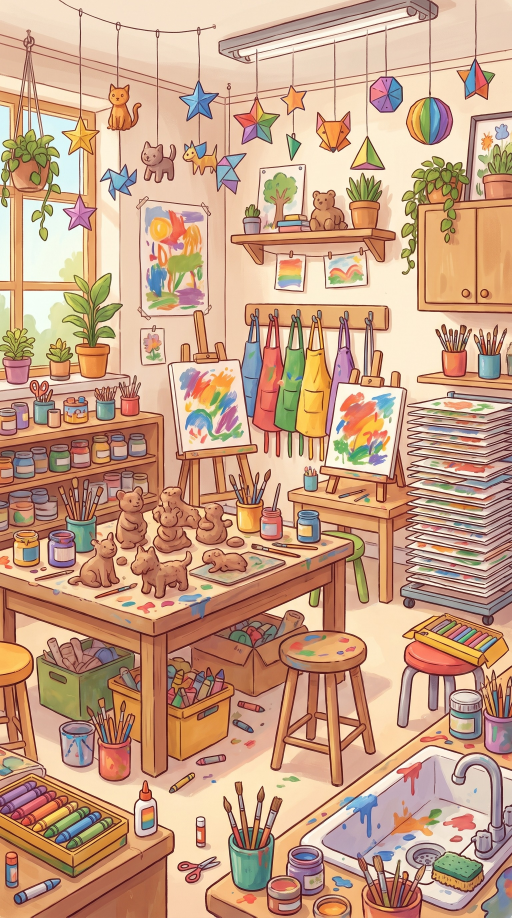
#> input picture art/generated/arte.jpg, 1536 x 2752 px, given in place of aula.jpg, which was not available (shown at 1/3 size)
$ python compose_scenes.py
#> lines starting #> are read from the running program, lines starting #| are printed output that depends on the picture; after the words box and inside, x2 and y2 are one past the last pixel; in counts of white or black regions, pixels touching at a corner belong together; pictures that were not available may be replaced by others from this repository, and a replacement may not be noted
#> in main, deck is the input picture: PIL image 1536x2752 RGB; mean R, G, B 201.1, 161.5, 133.7
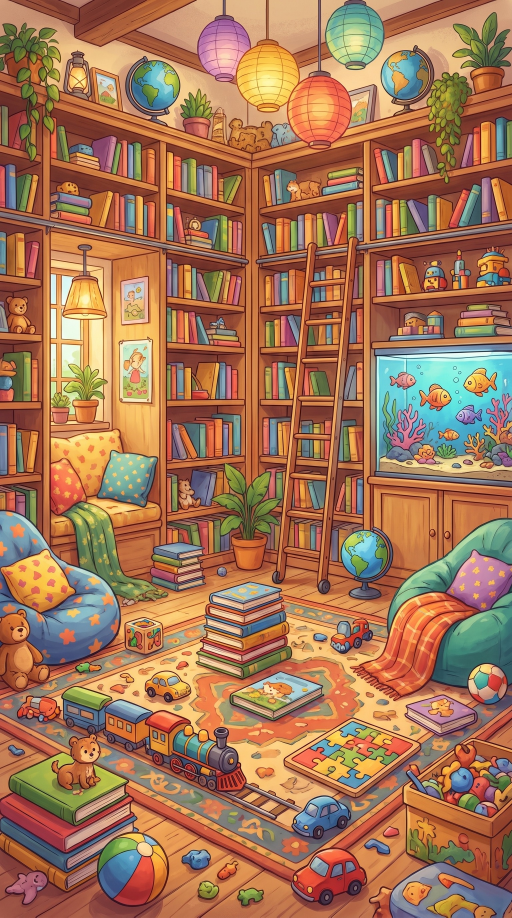
#> input picture art/generated/biblioteca.jpg, 1536 x 2752 px, given in place of parque.jpg, which was not available (shown at 1/3 size)
#!/usr/bin/env python3
"""Turn the generated illustrations in art/generated/ into playable 1080x1920 scenes.

Each scene gets the deck's "FIND THE OWL" banner, timer box and icon bar (cut from
public/scenes/aula.jpg, built by extract_deck_art.py) so every room looks like the same game.
Scenes whose art contains text aren't mirrored (the text would read backwards).

Hiding spots live in SCENES below as (x, y, owl height) in 1080x1920 px.
Writes public/scenes/<id>.jpg, <id>-mirror.jpg and merges them into scenes.default.json.

Usage: python3 scripts/compose_scenes.py
"""
import json, os
from PIL import Image, ImageDraw, ImageFilter

ROOT = os.path.dirname(os.path.dirname(os.path.abspath(__file__)))
SRC = os.path.join(ROOT, 'art', 'generated')
OUT = os.path.join(ROOT, 'public', 'scenes')
W, H = 1080, 1920

# Pieces of the deck UI in aula.jpg (1080x1800): box, corner radius, where it goes on the 1080x1920 scene.
DECK = os.path.join(OUT, 'aula.jpg')
BANNER = ((163, 39, 972, 285), 55, (163, 39))
TIMER = ((339, 219, 806, 435), 36, (339, 219))
ICONBAR = ((19, 1587, 1063, 1797), 70, (19, H - 222))
# Live clock overlay = the "10.0" digits inside the timer box.
TIMER_BOX = {'x': 0.4769, 'y': round(249 / H, 4), 'w': 0.2407, 'h': round(122 / H, 4), 'bg': '#011d4e'}

# Where the light comes from in each room (0..1), used by the sunset/night moods.
LIGHTS = {
    'parque': {'lamp': [0.5, 0.08], 'win': [0.5, 0.3]},
    'biblioteca': {'lamp': [0.25, 0.3], 'win': [0.22, 0.36]},
    'recamara': {'lamp': [0.76, 0.3], 'win': [0.76, 0.34]},
    'laboratorio': {'lamp': [0.15, 0.32], 'win': [0.92, 0.36]},
    'consultorio': {'lamp': [0.1, 0.18], 'win': [0.1, 0.22]},
    'arte': {'lamp': [0.08, 0.24], 'win': [0.08, 0.28]},
}

SCENES = {
    # id: (mirror?, weight, [(x, y, owl height px), ...])
    'parque': (False, 2, [(90, 525, 90), (900, 420, 85), (675, 620, 95), (250, 790, 90), (1000, 690, 90), (720, 950, 90), (130, 765, 90), (300, 975, 90), (450, 1140, 90), (780, 1350, 95), (630, 1420, 95), (330, 1530, 90), (980, 1260, 90)]),
    'biblioteca': (True, 2, [(960, 525, 110), (850, 650, 110), (150, 975, 120), (455, 1030, 95), (518, 1160, 110), (690, 1185, 100), (990, 1180, 120), (95, 1130, 120), (330, 1420, 100), (800, 1545, 110), (1000, 1560, 100), (250, 1580, 100)]),
    'recamara': (True, 2, [(240, 440, 100), (440, 618, 100), (330, 860, 110), (190, 1035, 110), (700, 720, 105), (820, 665, 100), (900, 1060, 115), (430, 1330, 105), (735, 1240, 100), (900, 1380, 100), (600, 1580, 95), (880, 1560, 100)]),
    'laboratorio': (True, 2, [(230, 440, 90), (180, 640, 95), (700, 540, 95), (845, 850, 95), (860, 1025, 105), (600, 1060, 100), (480, 1215, 100), (150, 1150, 95), (280, 1560, 100), (840, 1610, 100), (990, 1480, 95)]),
    'consultorio': (False, 2, [(230, 425, 90), (60, 780, 100), (575, 690, 95), (700, 690, 95), (990, 790, 95), (650, 915, 100), (300, 915, 105), (420, 1190, 100), (480, 1270, 105), (870, 1190, 95), (570, 1515, 100), (880, 1470, 95)]),
    'arte': (True, 2, [(150, 820, 90), (70, 745, 85), (300, 1100, 105), (560, 1110, 95), (690, 1000, 95), (870, 745, 90), (680, 1300, 100), (930, 1310, 95), (520, 1320, 95), (300, 1560, 95), (840, 1600, 95), (660, 610, 90)]),
}


def fit(img):
    s = W / img.width
#> s = 0.703
    img = img.resize((W, round(img.height * s)), Image.LANCZOS)
    top = (img.height - H) // 2
#> top = 7
    return img.crop((0, top, W, top + H))
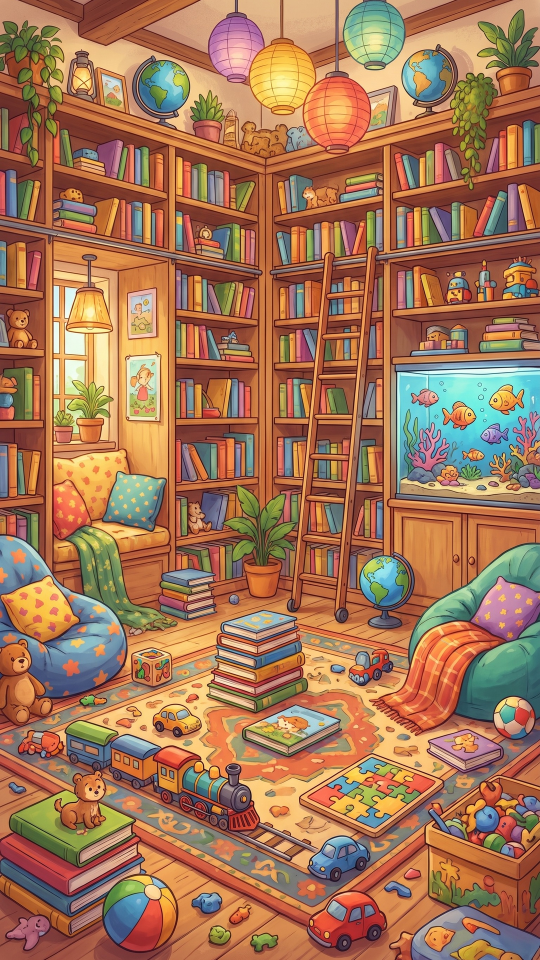
#> returned value: PIL image 1080x1920 RGB (shown at 1/2 size); mean R, G, B 164.9, 118.7, 87


def add_ui(img, deck):
    for box, radius, at in (BANNER, TIMER, ICONBAR):
        piece = deck.crop(box)
        mask = Image.new('L', piece.size, 0)
        ImageDraw.Draw(mask).rounded_rectangle((2, 2, piece.width - 3, piece.height - 3), radius, fill=255)
        img.paste(piece, at, mask.filter(ImageFilter.GaussianBlur(2)))
#> this loop made 3 passes
#> pass 1, in add_ui, `piece = deck.crop(box)`:
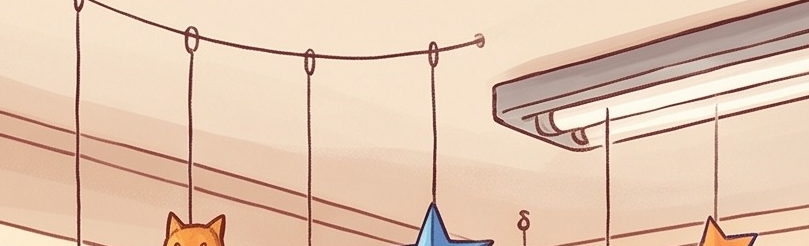
#> piece: PIL image 809x246 RGB; mean R, G, B 226.8, 198.7, 177
#> pass 2, in add_ui, `piece = deck.crop(box)`:
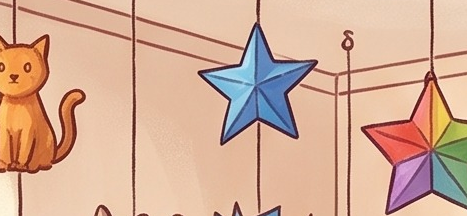
#> piece: PIL image 467x216 RGB; mean R, G, B 211.6, 172.9, 150.2
#> after the loop:
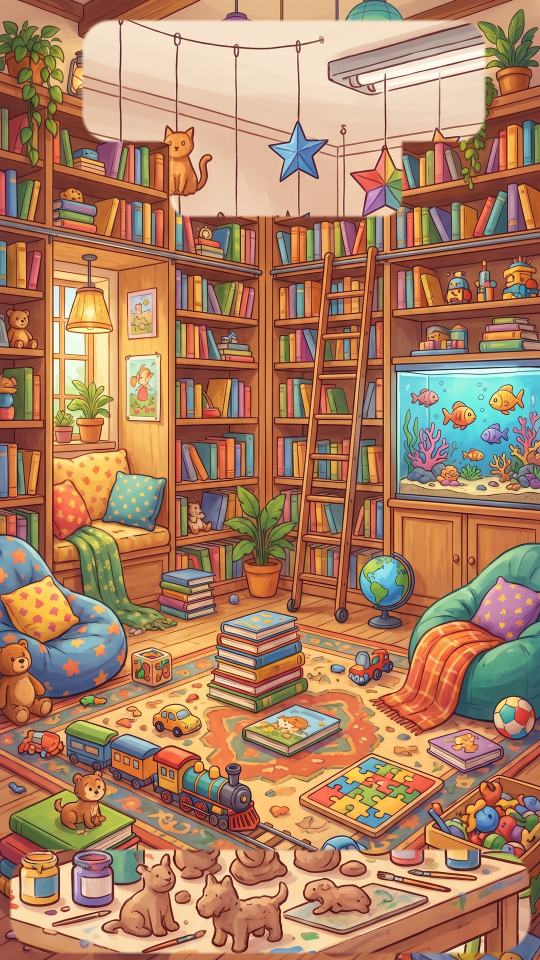
#> img: PIL image 1080x1920 RGB (shown at 1/2 size); mean R, G, B 173, 129.5, 99.6
#> after the loop:
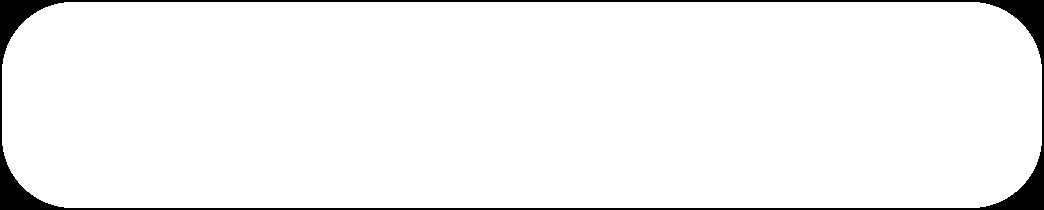
#> mask: PIL image 1044x210 L; 95.8% white; 1 black region, box (x1, y1, x2, y2) and area: (0, 0, 1044, 210) 9284
#> after the loop:
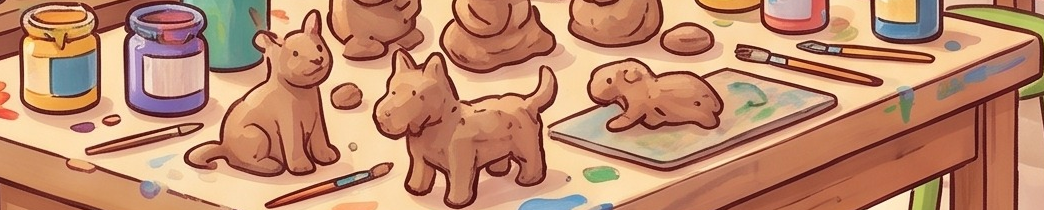
#> piece: PIL image 1044x210 RGB; mean R, G, B 191.1, 139.5, 110.1
    return img


def main():
    deck = Image.open(DECK).convert('RGB')
    entries = []
    for sid, (mirror, weight, spots) in SCENES.items():
        art = fit(Image.open(os.path.join(SRC, f'{sid}.jpg')).convert('RGB'))
        add_ui(art.copy(), deck).save(os.path.join(OUT, f'{sid}.jpg'), quality=88)
        if mirror:
            add_ui(art.transpose(Image.FLIP_LEFT_RIGHT), deck).save(os.path.join(OUT, f'{sid}-mirror.jpg'), quality=88)
        entry = {'id': sid, 'image': f'/scenes/{sid}.jpg', 'weight': weight, 'enabled': bool(spots),
                 'timerBox': TIMER_BOX, 'lights': LIGHTS[sid], 'sprite': '/img/owl.png',
                 'spots': [{'x': round(x / W, 4), 'y': round(y / H, 4), 'r': round(h / 2 / W, 4)} for x, y, h in spots]}
        if mirror:
            entry['mirrorImage'] = f'/scenes/{sid}-mirror.jpg'
        entries.append(entry)
        print(f'{sid}: {len(spots)} spots{" + mirror" if mirror else ""}')

    path = os.path.join(OUT, 'scenes.default.json')
#> (the run stopped early here; a loop or call above may not have finished)
